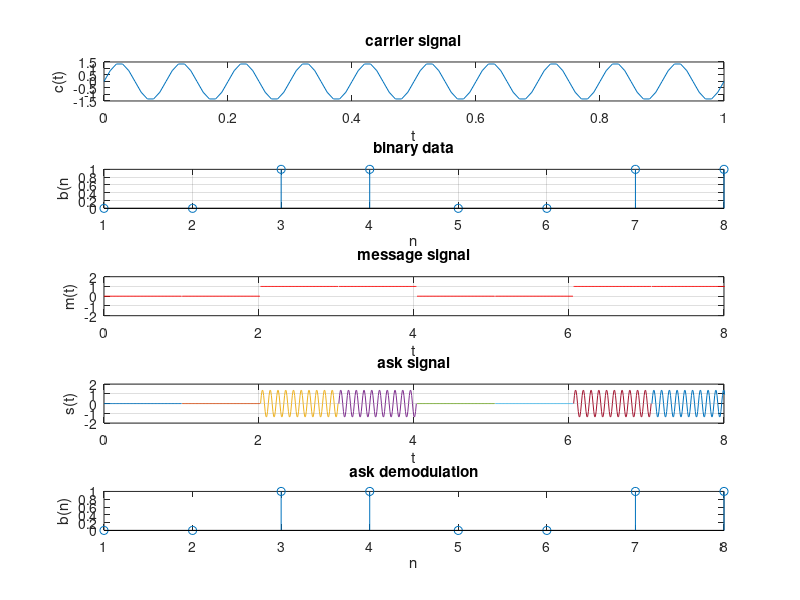

Recreate this plot in MATLAB.
clc;clear all;close all;
tb=1;fs=10;
t=0:tb/100:1;
c=sqrt(2/tb)*sin(2*pi*fs*t);
subplot(5,1,1);
plot(t,c);
title('carrier signal');
xlabel('t');
ylabel('c(t)');
n=8;
m=rand(1,n);
t1=0;t2=tb;
for i=1:n
    t=[t1:0.01:t2];
    if m(i)>0.5
        m(i)=1;
        m_s=ones(1,length(t));
    else
        m(i)=0;
        m_s=zeros(1,length(t));
    end
    message(i,:)=m_s;
    subplot(5,1,2);
    stem(m);
    title('binary data');
    xlabel('n');
    ylabel('b(n');
    grid on;
    subplot(5,1,3);
    plot(t,message(i,:),'r');
    axis([0 n -2 2]);
    title('message signal');
    xlabel('t');
    ylabel('m(t)');
    grid on;
    hold on;
    ask_sig(i,:)=c.*m_s;
    subplot(5,1,4);
    plot(t,ask_sig(i,:));
    title('ask signal');
    xlabel('t');
    ylabel('s(t)');
    axis([0 n -2 2]);
    grid on;
    hold on;
    t1=t1+(tb+0.01);
    t2=t2+(tb+0.01);
end 
hold off
t1=0;t2=tb
for i=1:n
    t=[t1:0.01:t2];
    x=sum(c.*ask_sig(i,:));
    if x>0
        demod(i)=1;
    else
        demod(i)=0;
    end
    t=t1+(tb+0.01);
    t=t2+(tb+0.01);
end
subplot(5,1,5);
stem(demod);
title('ask demodulation');
xlabel('n');
ylabel('b(n)');
    
    